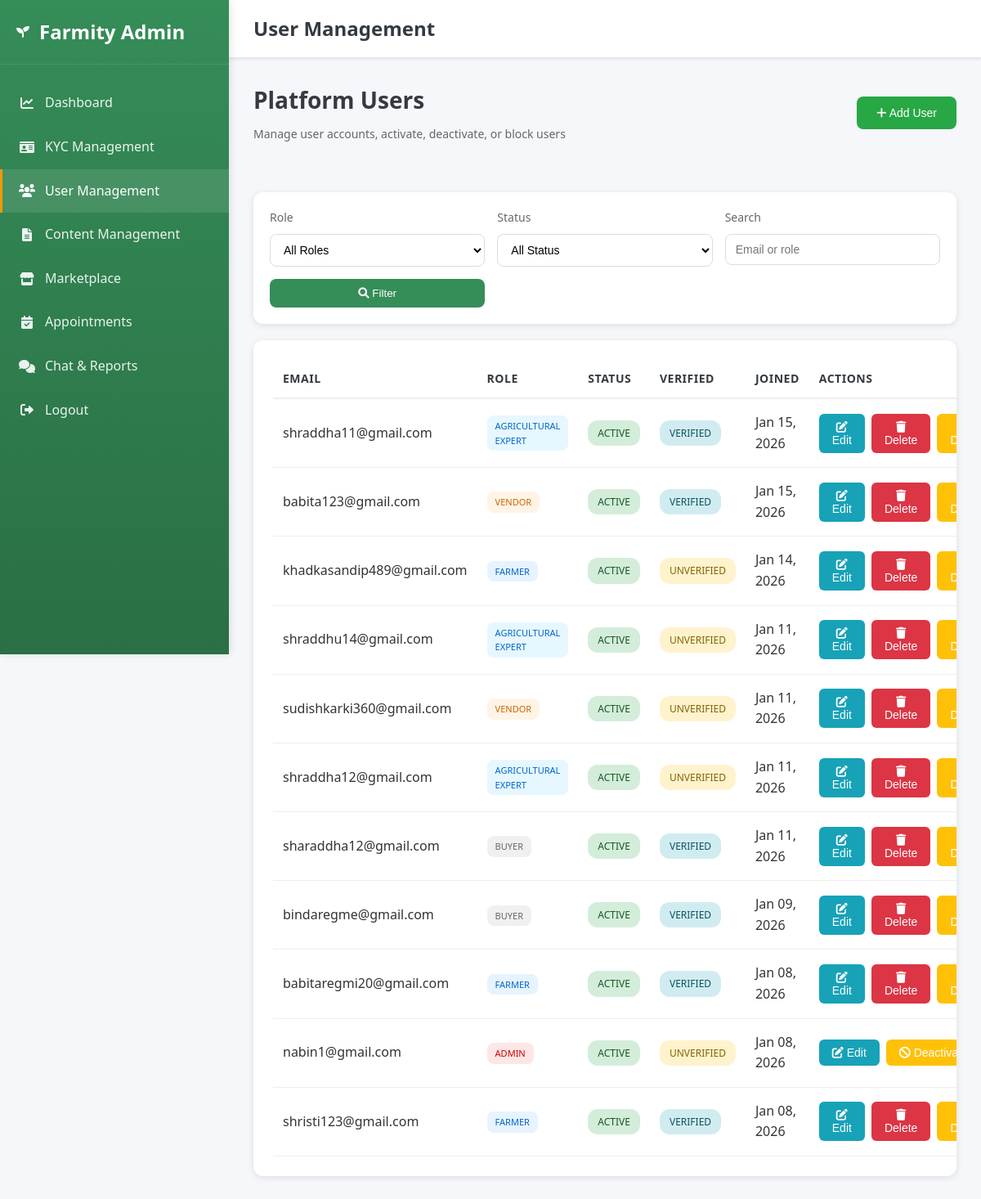
/admin-dashboard/users/ (signed in), run on an earlier commit of the app's database.
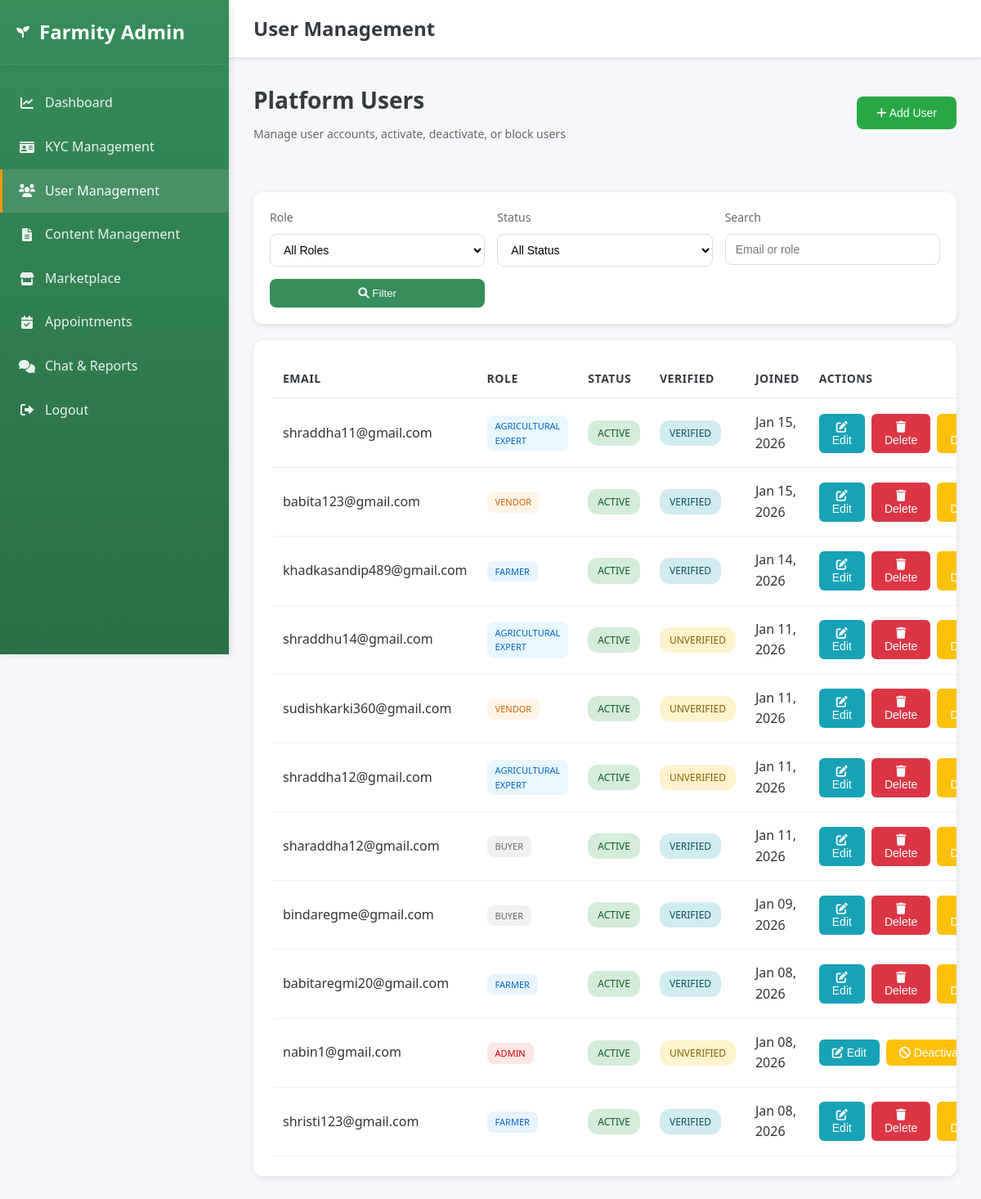
And on a later commit of the database.
### accounts/models.py (models this page shows, shortened)
class User(AbstractBaseUser, PermissionsMixin):
    ROLE_CHOICES = (
        ('admin', 'Admin'),
        ('buyer', 'Buyer'),
        ('farmer', 'Farmer'),
        ('agricultural_expert', 'Agricultural Expert'),
        ('vendor', 'Vendor'),
    )
    email = models.EmailField(unique=True)
    role = models.CharField(max_length=20, choices=ROLE_CHOICES, default='buyer')
    is_active = models.BooleanField(default=True)
    is_verified = models.BooleanField(default=False)
    is_staff = models.BooleanField(default=False)
    date_joined = models.DateTimeField(auto_now_add=True)
    objects = UserManager()
    USERNAME_FIELD = 'email'
    REQUIRED_FIELDS = []

### accounts/views.py (the view, shortened to what this page needs)
# urls.py: path('admin-dashboard/users/', admin_user_management, name='admin_user_management'),
@login_required
def admin_user_management(request):
    if request.user.role != 'admin':
        return _redirect_to_role_home_response(request.user)
    User = get_user_model()
    role_filter = request.GET.get('role', 'all')
    status_filter = request.GET.get('status', 'all')
    search_query = request.GET.get('search', '').strip()
    users = User.objects.all().order_by('-date_joined')
    if role_filter != 'all':
        users = users.filter(role=role_filter)
    if status_filter == 'active':
        users = users.filter(is_active=True)
    elif status_filter == 'inactive':
        users = users.filter(is_active=False)
    elif status_filter == 'verified':
        users = users.filter(is_verified=True)
    elif status_filter == 'unverified':
        users = users.filter(is_verified=False)
    if search_query:
        users = users.filter(
            Q(email__icontains=search_query) |
            Q(role__icontains=search_query)
        )
    total_users = User.objects.count()
    active_users = User.objects.filter(is_active=True).count()
    inactive_users = User.objects.filter(is_active=False).count()
    verified_users = User.objects.filter(is_verified=True).count()
    context = {
        'users': users,
        'role_filter': role_filter,
        'status_filter': status_filter,
        'search_query': search_query,
        'total_users': total_users,
        'active_users': active_users,
        'inactive_users': inactive_users,
        'verified_users': verified_users,
    }
    return render(request, 'admin_user_management.html', context)

### templates/admin_user_management.html (shortened to what the changed rows need)
<!DOCTYPE html>
<html lang="en">
<head>
    <link rel="stylesheet" href="/static/css/style.css">
    <link href="https://cdnjs.cloudflare.com/ajax/libs/font-awesome/6.0.0/css/all.min.css" rel="stylesheet">
</head>
<body>
    <aside class="sidebar">
        <div class="sidebar-header">
            <h2>Farmity Admin</h2>
        </div>
    </aside>
    <div class="main-content">
        <header class="top-header">
            <h1 class="header-title">User Management</h1>
        </header>
        <div class="dashboard-content">
            <div class="page-header">
                <div style="display: flex; justify-content: space-between; align-items: center;">
                    <div>
                        <h2 class="page-title">Platform Users</h2>
                    </div>
                </div>
            </div>
            <div class="users-table-container">
                <table class="users-table">
                    <thead>
                        <tr>
                            <th>Email</th>
                            <th>Role</th>
                            <th>Status</th>
                            <th>Verified</th>
                            <th>Joined</th>
                            <th>Actions</th>
                        </tr>
                    </thead>
                    <tbody>
                        {% for user in users %}
                        <tr>
                            <td>{{ user.email }}</td>
                            <td>
                                <span class="role-badge {{ user.role }}">{{ user.get_role_display }}</span>
                            </td>
                            <td>
                                {% if user.is_active %}
                                <span class="status-badge active">Active</span>
                                {% else %}
                                <span class="status-badge inactive">Inactive</span>
                                {% endif %}
                            </td>
                            <td>
                                {% if user.is_verified %}
                                <span class="status-badge verified">Verified</span>
                                {% else %}
                                <span class="status-badge unverified">Unverified</span>
                                {% endif %}
                            </td>
                            <td>{{ user.date_joined|date:"M d, Y" }}</td>
                            <td>
                                <div class="action-buttons">
                                    <button class="btn btn-edit" onclick="openEditUserModal({{ user.id }}, '{{ user.email|escapejs }}', '{{ user.role }}', {{ user.is_active|yesno:"true,false" }}, {{ user.is_verified|yesno:"true,false" }})">
                                        <i class="fas fa-edit"></i> Edit
                                    </button>
                                    {% if user.id != request.user.id %}
                                    <button class="btn btn-delete" onclick="confirmDeleteUser({{ user.id }}, '{{ user.email|escapejs }}')" style="background: var(--danger); color: white; padding: 8px 16px; border: none; border-radius: 6px; cursor: pointer; font-size: 14px; font-weight: 500;">
                                        <i class="fas fa-trash"></i> Delete
                                    </button>
                                    {% endif %}
                                    {% if user.is_active %}
                                    <button class="btn btn-deactivate" onclick="confirmAction({{ user.id }}, 'deactivate', '{{ user.email|escapejs }}')">
                                         Deactivate
                                    </button>
                                    {% else %}
                                    <button class="btn btn-activate" onclick="confirmAction({{ user.id }}, 'activate', '{{ user.email|escapejs }}')">
                                        <i class="fas fa-check"></i> Activate
                                    </button>
                                    {% endif %}
                                </div>
                            </td>
                        </tr>
                        {% empty %}
                        <tr>
                            <td colspan="6" style="text-align: center; padding: 40px; color: #999;">
                                No users found
                            </td>
                        </tr>
                        {% endfor %}
                    </tbody>
                </table>
            </div>
        </div>
    </div>
</body>
</html>

What changed in the data, as far as the page shows it:
changed User "khadkasandip489@gmail.com": is_verified "UNVERIFIED" → "VERIFIED"
